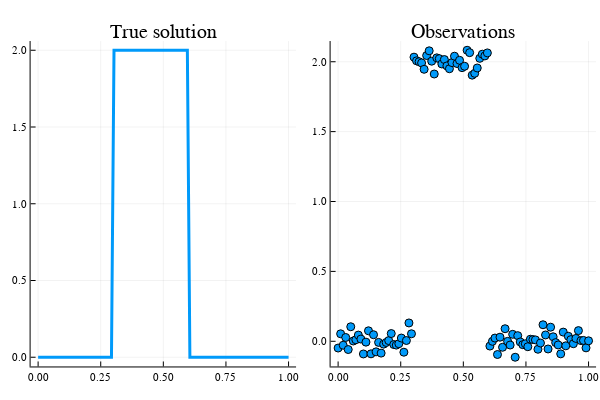

Write notebook code for a chart like this one.
### Markdown cell above
### Construction of the data

### Code cell
# Building the problem #
########################

# solution
##########
dx = 0.01;
n = Int(1/dx);
px = LinRange(0.,1.,n);
xt = zeros(n,1);

for i = 1:n
    if (px[i] > 0.3 && px[i]< 0.6)
        xt[i] = 2;         
    end
end

# observations
##############
nobs = 1;
m = Int(floor(n/nobs));
var_obs = 0.05;
sigmaW = ones(m,1)+2.0*rand(Float64,(m,1));

H = zeros(m,n);
py = zeros(m,1);
W = zeros(m,m);
for i=1:m
   H[i,(i-1)*nobs+1] = 1;
   py[i] = px[(i-1)*nobs+1]; 
   W[i,i] = sigmaW[i];
end    
y = H*xt+var_obs*randn(Float64,(m,1));


p1 = plot(px,xt,title="True solution",label=["xt"],lw=3);
p2 = scatter(py,y,title="Observations",lw=3);
plot(p1,p2,layout=(1,2),legend=false)

### Figure 1 — Plotly figure (JSON) as saved in the notebook; plotly's stock layout.template omitted (floating-point values rounded to 4 significant figures)
{"data": [{"colorbar": {"title": ""}, "legendgroup": ["xt"], "line": {"color": "rgba(0, 154, 250, 1.000)", "dash": "solid", "shape": "linear", "width": 3}, "mode": "lines", "name": ["xt"], "showlegend": true, "type": "scatter", "x": [0, 0.0101, 0.0202, 0.0303, 0.0404, 0.05051, 0.06061, 0.07071, 0.08081, 0.09091, 0.101, 0.1111, 0.1212, 0.1313, 0.1414, 0.1515, 0.1616, 0.1717, 0.1818, 0.1919, 0.202, 0.2121, 0.2222, 0.2323, 0.2424, 0.2525, 0.2626, 0.2727, 0.2828, 0.2929, 0.303, 0.3131, 0.3232, 0.3333, 0.3434, 0.3535, 0.3636, 0.3737, 0.3838, 0.3939, 0.404, 0.4141, 0.4242, 0.4343, 0.4444, 0.4545, 0.4646, 0.4747, 0.4848, 0.4949, 0.5051, 0.5152, 0.5253, 0.5354, 0.5455, 0.5556, 0.5657, 0.5758, 0.5859, 0.596, 0.6061, 0.6162, 0.6263, 0.6364, 0.6465, 0.6566, 0.6667, 0.6768, 0.6869, 0.697, 0.7071, 0.7172, 0.7273, 0.7374, 0.7475, 0.7576, 0.7677, 0.7778, 0.7879, 0.798, 0.8081, 0.8182, 0.8283, 0.8384, 0.8485, 0.8586, 0.8687, 0.8788, 0.8889, 0.899, 0.9091, 0.9192, 0.9293, 0.9394, 0.9495, 0.9596, 0.9697, 0.9798, 0.9899, 1], "xaxis": "x1", "y": [0, 0, 0, 0, 0, 0, 0, 0, 0, 0, 0, 0, 0, 0, 0, 0, 0, 0, 0, 0, 0, 0, 0, 0, 0, 0, 0, 0, 0, 0, 2, 2, 2, 2, 2, 2, 2, 2, 2, 2, 2, 2, 2, 2, 2, 2, 2, 2, 2, 2, 2, 2, 2, 2, 2, 2, 2, 2, 2, 2, 0, 0, 0, 0, 0, 0, 0, 0, 0, 0, 0, 0, 0, 0, 0, 0, 0, 0, 0, 0, 0, 0, 0, 0, 0, 0, 0, 0, 0, 0, 0, 0, 0, 0, 0, 0, 0, 0, 0, 0], "yaxis": "y1", "zmax": null, "zmin": null}, {"colorbar": {"title": ""}, "legendgroup": "y1", "marker": {"color": "rgba(0, 154, 250, 1.000)", "line": {"color": "rgba(0, 0, 0, 1.000)", "width": 1}, "size": 8, "symbol": "circle"}, "mode": "markers", "name": "y1", "showlegend": true, "type": "scatter", "x": [0, 0.0101, 0.0202, 0.0303, 0.0404, 0.05051, 0.06061, 0.07071, 0.08081, 0.09091, 0.101, 0.1111, 0.1212, 0.1313, 0.1414, 0.1515, 0.1616, 0.1717, 0.1818, 0.1919, 0.202, 0.2121, 0.2222, 0.2323, 0.2424, 0.2525, 0.2626, 0.2727, 0.2828, 0.2929, 0.303, 0.3131, 0.3232, 0.3333, 0.3434, 0.3535, 0.3636, 0.3737, 0.3838, 0.3939, 0.404, 0.4141, 0.4242, 0.4343, 0.4444, 0.4545, 0.4646, 0.4747, 0.4848, 0.4949, 0.5051, 0.5152, 0.5253, 0.5354, 0.5455, 0.5556, 0.5657, 0.5758, 0.5859, 0.596, 0.6061, 0.6162, 0.6263, 0.6364, 0.6465, 0.6566, 0.6667, 0.6768, 0.6869, 0.697, 0.7071, 0.7172, 0.7273, 0.7374, 0.7475, 0.7576, 0.7677, 0.7778, 0.7879, 0.798, 0.8081, 0.8182, 0.8283, 0.8384, 0.8485, 0.8586, 0.8687, 0.8788, 0.8889, 0.899, 0.9091, 0.9192, 0.9293, 0.9394, 0.9495, 0.9596, 0.9697, 0.9798, 0.9899, 1], "xaxis": "x2", "y": [-0.04837, 0.05353, -0.02832, 0.02716, -0.05909, 0.1038, 0.002068, 0.01085, 0.04428, 0.0159, -0.09075, -0.006094, 0.07493, -0.0899, 0.04689, -0.07564, -0.007918, -0.08471, -0.0204, -0.008637, 0.004716, 0.05529, -0.02319, -0.02743, -0.01734, 0.02326, -0.07813, 0.005447, 0.1312, 0.05374, 2.033, 2.007, 2.0, 1.991, 1.946, 2.044, 2.078, 2.004, 1.912, 2.028, 2.022, 1.984, 2.016, 1.97, 1.95, 1.994, 2.04, 1.987, 2.01, 1.958, 1.968, 2.082, 2.065, 1.904, 1.917, 1.955, 2.024, 2.054, 2.042, 2.063, -0.03422, -0.0003123, 0.02305, -0.09458, 0.02932, -0.04301, 0.08976, -0.0006697, -0.02694, 0.04981, -0.1142, 0.04028, -0.004766, -0.02426, -0.0179, -0.03895, 0.01476, 0.01209, 0.009908, -0.05705, -0.01236, 0.1181, 0.04524, -0.05505, 0.1008, 0.03208, -0.009452, -0.02622, -0.0901, 0.06562, -0.03258, 0.03581, 0.0117, -0.01738, 0.02036, 0.07626, 0.004843, 0.00615, -0.04713, 0.003392], "yaxis": "y2", "zmax": null, "zmin": null}], "layout": {"annotations": [{"font": {"color": "rgba(0, 0, 0, 1.000)", "family": "sans-serif", "size": 20}, "rotation": 0, "showarrow": false, "text": "True solution", "x": 0.2722, "xanchor": "center", "xref": "paper", "y": 1, "yanchor": "top", "yref": "paper"}, {"font": {"color": "rgba(0, 0, 0, 1.000)", "family": "sans-serif", "size": 20}, "rotation": 0, "showarrow": false, "text": "Observations", "x": 0.7722, "xanchor": "center", "xref": "paper", "y": 1, "yanchor": "top", "yref": "paper"}], "height": 400, "margin": {"b": 20, "l": 0, "r": 0, "t": 20}, "paper_bgcolor": "rgba(255, 255, 255, 1.000)", "plot_bgcolor": "rgba(255, 255, 255, 1.000)", "showlegend": false, "width": 600, "xaxis1": {"anchor": "y1", "domain": [0.05101, 0.4934], "gridcolor": "rgba(0, 0, 0, 0.100)", "gridwidth": 0.5, "linecolor": "rgba(0, 0, 0, 1.000)", "mirror": false, "range": [-0.03, 1.03], "showgrid": true, "showline": true, "showticklabels": true, "tickangle": 0, "tickcolor": "rgb(0, 0, 0)", "tickfont": {"color": "rgba(0, 0, 0, 1.000)", "family": "sans-serif", "size": 11}, "tickmode": "array", "ticks": "inside", "ticktext": ["0.00", "0.25", "0.50", "0.75", "1.00"], "tickvals": [0, 0.25, 0.5, 0.75, 1], "title": "", "titlefont": {"color": "rgba(0, 0, 0, 1.000)", "family": "sans-serif", "size": 15}, "type": "-", "visible": true, "zeroline": false, "zerolinecolor": "rgba(0, 0, 0, 1.000)"}, "xaxis2": {"anchor": "y2", "domain": [0.551, 0.9934], "gridcolor": "rgba(0, 0, 0, 0.100)", "gridwidth": 0.5, "linecolor": "rgba(0, 0, 0, 1.000)", "mirror": false, "range": [-0.03, 1.03], "showgrid": true, "showline": true, "showticklabels": true, "tickangle": 0, "tickcolor": "rgb(0, 0, 0)", "tickfont": {"color": "rgba(0, 0, 0, 1.000)", "family": "sans-serif", "size": 11}, "tickmode": "array", "ticks": "inside", "ticktext": ["0.00", "0.25", "0.50", "0.75", "1.00"], "tickvals": [0, 0.25, 0.5, 0.75, 1], "title": "", "titlefont": {"color": "rgba(0, 0, 0, 1.000)", "family": "sans-serif", "size": 15}, "type": "-", "visible": true, "zeroline": false, "zerolinecolor": "rgba(0, 0, 0, 1.000)"}, "yaxis1": {"anchor": "x1", "domain": [0.03762, 0.9415], "gridcolor": "rgba(0, 0, 0, 0.100)", "gridwidth": 0.5, "linecolor": "rgba(0, 0, 0, 1.000)", "mirror": false, "range": [-0.06, 2.06], "showgrid": true, "showline": true, "showticklabels": true, "tickangle": 0, "tickcolor": "rgb(0, 0, 0)", "tickfont": {"color": "rgba(0, 0, 0, 1.000)", "family": "sans-serif", "size": 11}, "tickmode": "array", "ticks": "inside", "ticktext": ["0.0", "0.5", "1.0", "1.5", "2.0"], "tickvals": [0, 0.5, 1, 1.5, 2], "title": "", "titlefont": {"color": "rgba(0, 0, 0, 1.000)", "family": "sans-serif", "size": 15}, "type": "-", "visible": true, "zeroline": false, "zerolinecolor": "rgba(0, 0, 0, 1.000)"}, "yaxis2": {"anchor": "x2", "domain": [0.03762, 0.9415], "gridcolor": "rgba(0, 0, 0, 0.100)", "gridwidth": 0.5, "linecolor": "rgba(0, 0, 0, 1.000)", "mirror": false, "range": [-0.1801, 2.148], "showgrid": true, "showline": true, "showticklabels": true, "tickangle": 0, "tickcolor": "rgb(0, 0, 0)", "tickfont": {"color": "rgba(0, 0, 0, 1.000)", "family": "sans-serif", "size": 11}, "tickmode": "array", "ticks": "inside", "ticktext": ["0.0", "0.5", "1.0", "1.5", "2.0"], "tickvals": [0, 0.5, 1, 1.5, 2], "title": "", "titlefont": {"color": "rgba(0, 0, 0, 1.000)", "family": "sans-serif", "size": 15}, "type": "-", "visible": true, "zeroline": false, "zerolinecolor": "rgba(0, 0, 0, 1.000)"}}}
